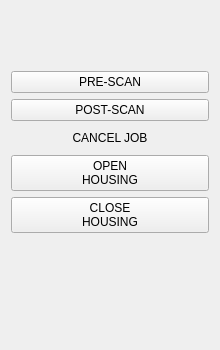
        <widget class="QWidget" name="control_panel" native="true">
         <property name="minimumSize">
          <size>
           <width>220</width>
           <height>0</height>
          </size>
         </property>
         <property name="maximumSize">
          <size>
           <width>220</width>
           <height>16777215</height>
          </size>
         </property>
         <layout class="QVBoxLayout" name="verticalLayout_14">
          <item>
           <spacer name="verticalSpacer_7">
            <property name="orientation">
             <enum>Qt::Vertical</enum>
            </property>
            <property name="sizeType">
             <enum>QSizePolicy::Fixed</enum>
            </property>
            <property name="sizeHint" stdset="0">
             <size>
              <width>20</width>
              <height>20</height>
             </size>
            </property>
           </spacer>
          </item>
          <item>
           <widget class="QLabel" name="lblLogo">
            <property name="maximumSize">
             <size>
              <width>180</width>
              <height>65</height>
             </size>
            </property>
            <property name="text">
             <string/>
            </property>
            <property name="pixmap">
             <pixmap resource="resource.qrc">:/icon/icon/Jacon Equipment Logo PNG.png</pixmap>
            </property>
            <property name="scaledContents">
             <bool>true</bool>
            </property>
            <property name="alignment">
             <set>Qt::AlignHCenter|Qt::AlignTop</set>
            </property>
           </widget>
          </item>
          <item>
           <spacer name="verticalSpacer_8">
            <property name="orientation">
             <enum>Qt::Vertical</enum>
            </property>
            <property name="sizeType">
             <enum>QSizePolicy::Fixed</enum>
            </property>
            <property name="sizeHint" stdset="0">
             <size>
              <width>20</width>
              <height>20</height>
             </size>
            </property>
           </spacer>
          </item>
          <item>
           <widget class="QPushButton" name="btnPreScan">
            <property name="sizePolicy">
             <sizepolicy hsizetype="Minimum" vsizetype="Expanding">
              <horstretch>0</horstretch>
              <verstretch>0</verstretch>
             </sizepolicy>
            </property>
            <property name="cursor">
             <cursorShape>PointingHandCursor</cursorShape>
            </property>
            <property name="text">
             <string>PRE-SCAN</string>
            </property>
           </widget>
          </item>
          <item>
           <widget class="QPushButton" name="btnPostScan">
            <property name="sizePolicy">
             <sizepolicy hsizetype="Minimum" vsizetype="Expanding">
              <horstretch>0</horstretch>
              <verstretch>0</verstretch>
             </sizepolicy>
            </property>
            <property name="cursor">
             <cursorShape>PointingHandCursor</cursorShape>
            </property>
            <property name="text">
             <string>POST-SCAN</string>
            </property>
           </widget>
          </item>
          <item>
           <widget class="QPushButton" name="btnCancel">
            <property name="sizePolicy">
             <sizepolicy hsizetype="Minimum" vsizetype="Expanding">
              <horstretch>0</horstretch>
              <verstretch>0</verstretch>
             </sizepolicy>
            </property>
            <property name="cursor">
             <cursorShape>PointingHandCursor</cursorShape>
            </property>
            <property name="text">
             <string>CANCEL JOB</string>
            </property>
            <property name="iconSize">
             <size>
              <width>64</width>
              <height>64</height>
             </size>
            </property>
            <property name="flat">
             <bool>true</bool>
            </property>
           </widget>
          </item>
          <item>
           <widget class="QPushButton" name="btnOpenScanner">
            <property name="sizePolicy">
             <sizepolicy hsizetype="Minimum" vsizetype="Expanding">
              <horstretch>0</horstretch>
              <verstretch>0</verstretch>
             </sizepolicy>
            </property>
            <property name="cursor">
             <cursorShape>PointingHandCursor</cursorShape>
            </property>
            <property name="text">
             <string>OPEN
HOUSING</string>
            </property>
           </widget>
          </item>
          <item>
           <widget class="QPushButton" name="btnCloseScanner">
            <property name="sizePolicy">
             <sizepolicy hsizetype="Minimum" vsizetype="Expanding">
              <horstretch>0</horstretch>
              <verstretch>0</verstretch>
             </sizepolicy>
            </property>
            <property name="cursor">
             <cursorShape>PointingHandCursor</cursorShape>
            </property>
            <property name="text">
             <string>CLOSE
HOUSING</string>
            </property>
           </widget>
          </item>
          <item>
           <spacer name="verticalSpacer_9">
            <property name="orientation">
             <enum>Qt::Vertical</enum>
            </property>
            <property name="sizeHint" stdset="0">
             <size>
              <width>0</width>
              <height>0</height>
             </size>
            </property>
           </spacer>
          </item>
          <item>
           <widget class="QWidget" name="widget_6" native="true">
            <layout class="QGridLayout" name="gridLayout_3">
             <property name="leftMargin">
              <number>0</number>
             </property>
             <property name="topMargin">
              <number>0</number>
             </property>
             <property name="rightMargin">
              <number>0</number>
             </property>
             <property name="bottomMargin">
              <number>0</number>
             </property>
             <property name="spacing">
              <number>0</number>
             </property>
             <item row="0" column="0">
              <widget class="QPushButton" name="btnZoomCenter">
               <property name="cursor">
                <cursorShape>PointingHandCursor</cursorShape>
               </property>
               <property name="styleSheet">
                <string notr="true">QPushButton#btnZoomCenter {
    min-width: 100px;
    min-height: 100px;
    max-width: 100px;
    max-height: 100px;

    background-color: transparent;
    color: #FFB74D;
    border: none;
    border-radius: 20px;
	padding: 0px;

}

QPushButton#btnZoomCenter:hover {
    background-color: transparent;
}
QPushButton#btnZoomCenter:pressed {
    background-color: #3E959A;
}


</string>
               </property>
               <property name="text">
                <string/>
               </property>
               <property name="icon">
                <iconset resource="resource.qrc">
                 <normaloff>:/icon/icon/focus_orange.png</normaloff>:/icon/icon/focus_orange.png</iconset>
               </property>
               <property name="iconSize">
                <size>
                 <width>100</width>
                 <height>100</height>
                </size>
               </property>
              </widget>
             </item>
            </layout>
           </widget>
          </item>
         </layout>
        </widget>
